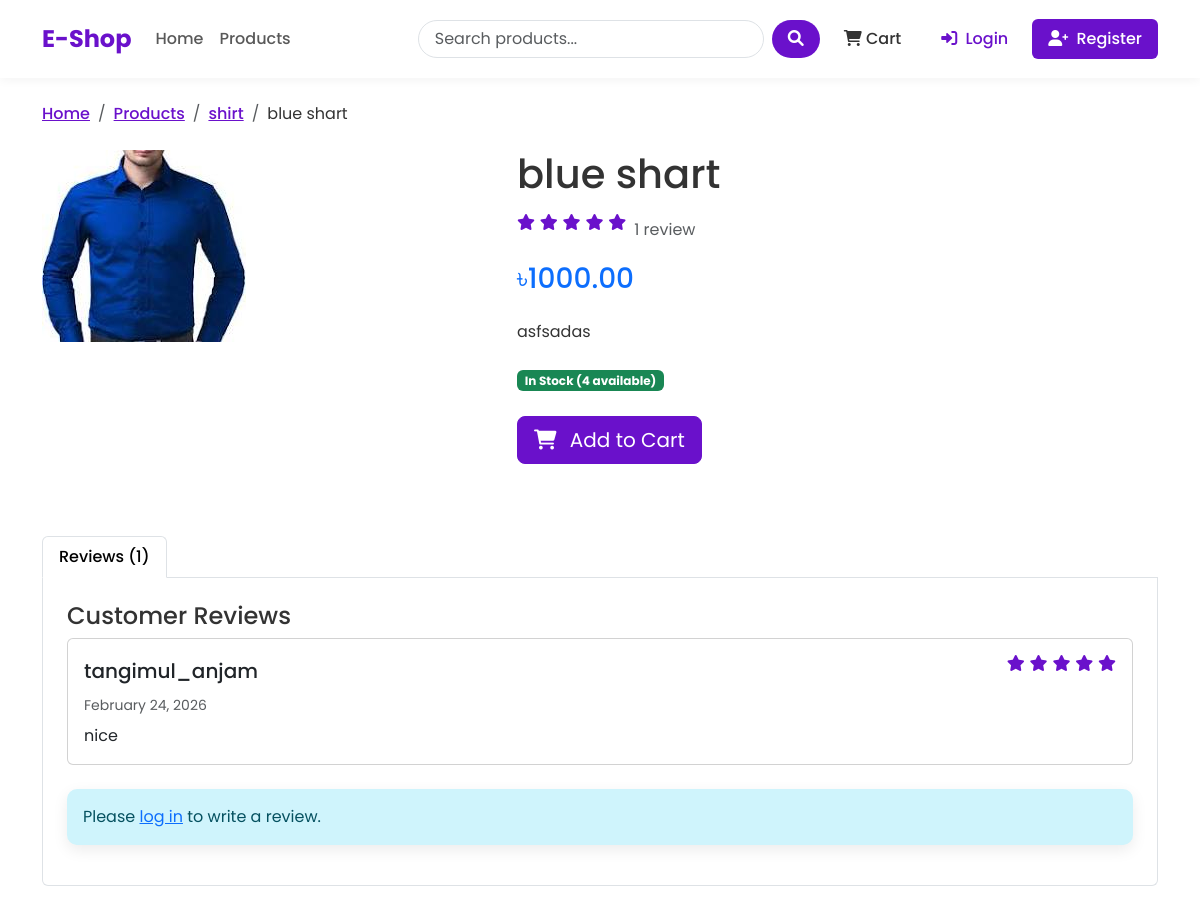
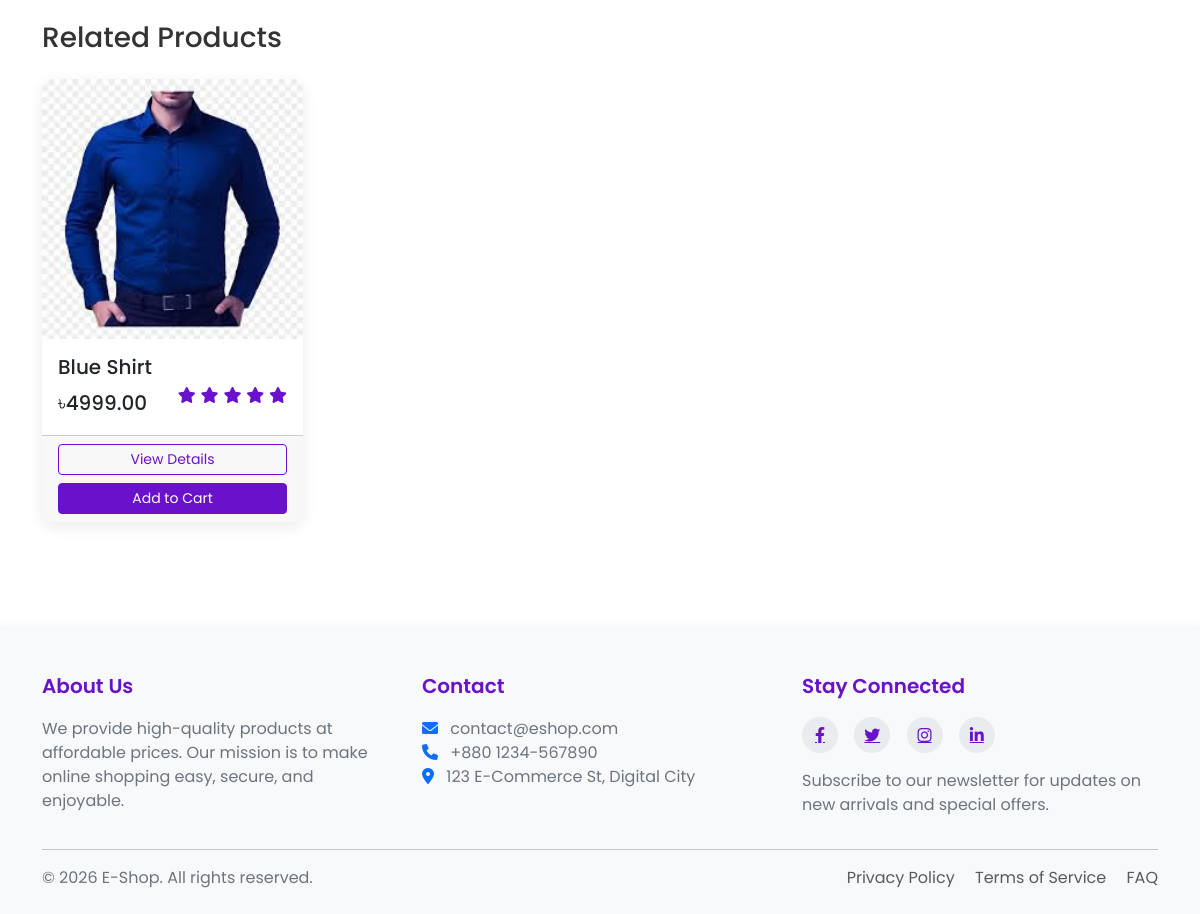
Page /product/blue-shart/ on the committed database (2 pictures, top to bottom).
### shop/models.py (models this page shows, shortened)
class Product(models.Model):
    name = models.CharField(max_length=200)
    slug = models.SlugField(max_length=200, unique=True)
    catagory = models.ForeignKey(Catagory, related_name='products', on_delete=models.CASCADE)
    description = models.TextField(blank=True)
    price = models.DecimalField(max_digits=10, decimal_places=2)
    stock = models.PositiveIntegerField()
    available = models.BooleanField(default=True)
    created = models.DateTimeField(auto_now_add=True)
    updated = models.DateTimeField(auto_now=True)
    image=models.ImageField(upload_to='products/%Y/%m/%d')
    def average_rating(self):
        ratings = self.ratings.all()
        if ratings.exists():
            return sum(rating.rating for rating in ratings) / ratings.count()
        return 0

class Catagory(models.Model):
    name = models.CharField(max_length=100)
    slug = models.SlugField(max_length=100, unique=True)
    description = models.TextField(blank=True)
    class Meta:
        verbose_name_plural = 'Categories'

class Ratting(models.Model):
    product = models.ForeignKey(Product, related_name='ratings', on_delete=models.CASCADE)
    user = models.ForeignKey(User, on_delete=models.CASCADE)
    rating=models.PositiveSmallIntegerField(validators=[MinValueValidator(1), MaxValueValidator(5)])
    review = models.TextField(blank=True)
    created = models.DateTimeField(auto_now_add=True)
    class Meta:
        unique_together = ('product', 'user')

### shop/views.py (the view)
# urls.py: path('product/<slug:slug>/',views.product_detail,name='product_detail'),
def product_detail(request, slug):
    product = get_object_or_404(Product, slug=slug, available=True)
    related_products = Product.objects.filter (catagory=product.catagory).exclude(id=product.id)[:4]
    user_rating = None
    if request.user.is_authenticated:
        try:
            user_rating = Ratting.objects.get(product=product, user=request.user)
        except Ratting.DoesNotExist:
            pass
    ratting_form = RatingForm(instance=user_rating)
    return render(request, 'shop/product_detail.html', {
        'product': product,
        'related_products': related_products,
        'user_rating': user_rating,
        'rating_form': ratting_form
    })

### shop/forms.py
class RatingForm(forms.ModelForm):
    class Meta:
        model = Ratting
        fields = ['rating', 'review']
        widgets = {
            'rating': forms.Select(choices=[(i, i) for i in range(1, 6)]),
            'review': forms.Textarea(attrs={'rows': 4}),
        }

### shop/context_processors.py (called while the page is built)
def cart_item_count(request):
    if request.user.is_authenticated:
        try:
            cart = Cart.objects.get(user=request.user)
            return {'cart_item_count': cart.get_total_items()}
        except Cart.DoesNotExist:
            return {'cart_item_count': 0}
    return {'cart_item_count': 0}

### templates/shop/product_detail.html (shortened to what this page needs)
{% extends 'base.html' %}
{% block content %}
<nav aria-label="breadcrumb">
    <ol class="breadcrumb">
        <li class="breadcrumb-item"><a href="{% url 'shop:home' %}">Home</a></li>
        <li class="breadcrumb-item"><a href="{% url 'shop:product_list' %}">Products</a></li>
        <li class="breadcrumb-item"><a href="{% url 'shop:product_list_by_category' product.catagory.slug %}">{{ product.catagory.name }}</a></li>
        <li class="breadcrumb-item active" aria-current="page">{{ product.name }}</li>
    </ol>
</nav>
<div class="row">
    <div class="col-md-5 mb-4">
        {% if product.image %}
        <img src="{{ product.image.url }}" class="img-fluid rounded" alt="{{ product.name }}">
        {% else %}
        <div class="bg-light text-center p-5 rounded">
            <i class="fas fa-image fa-5x text-muted"></i>
        </div>
        {% endif %}
    </div>
    <div class="col-md-7">
        <h1 class="mb-3">{{ product.name }}</h1>
        <div class="d-flex align-items-center mb-3">
            <div class="rating me-2">
                {% for i in "12345" %}
                {% if forloop.counter <= product.average_rating %}
                <i class="fas fa-star"></i>
                {% else %}
                <i class="far fa-star"></i>
                {% endif %}
                {% endfor %}
            </div>
            <span class="text-muted">{{ product.ratings.count }} review{{ product.ratings.count|pluralize }}</span>
        </div>
        <h2 class="h3 text-primary mb-4">৳{{ product.price }}</h2>
        <p class="mb-4">{{ product.description }}</p>
        <div class="mb-4">
            <span class="badge bg-{% if product.stock > 0 %}success{% else %}danger{% endif %}">
                {% if product.stock > 0 %}In Stock ({{ product.stock }} available){% else %}Out of Stock{% endif %}
            </span>
        </div>
        {% if product.stock > 0 %}
        <form action="{% url 'shop:cart_add' product.id %}" method="post" class="mb-4">
            <button type="submit" class="btn btn-primary btn-lg">
                <i class="fas fa-shopping-cart me-2"></i> Add to Cart
            </button>
        </form>
        {% endif %}
    </div>
</div>
<div class="row mt-5">
    <div class="col-12">
        <ul class="nav nav-tabs" id="productTabs" role="tablist">
            <li class="nav-item" role="presentation">
                <button class="nav-link active" id="reviews-tab" data-bs-toggle="tab" data-bs-target="#reviews"
                        type="button" role="tab" aria-controls="reviews" aria-selected="true">
                    Reviews ({{ product.ratings.count }})
                </button>
            </li>
        </ul>
        <div class="tab-content p-4 border border-top-0 rounded-bottom" id="productTabsContent">
            <div class="tab-pane fade show active" id="reviews" role="tabpanel" aria-labelledby="reviews-tab">
                {% if product.ratings.count > 0 %}
                <div class="mb-4">
                    <h4>Customer Reviews</h4>
                    {% for rating in product.ratings.all %}
                    <div class="card mb-3">
                        <div class="card-body">
                            <div class="d-flex justify-content-between align-items-center mb-2">
                                <h5 class="mb-0">{{ rating.user.username }}</h5>
                                <div class="rating">
                                    {% for i in "12345" %}
                                    {% if forloop.counter <= rating.rating %}
                                    <i class="fas fa-star"></i>
                                    {% else %}
                                    <i class="far fa-star"></i>
                                    {% endif %}
                                    {% endfor %}
                                </div>
                            </div>
                            <p class="text-muted small mb-2">{{ rating.created|date:"F d, Y" }}</p>
                            <p class="mb-0">{{ rating.review }}</p>
                        </div>
                    </div>
                    {% endfor %}
                </div>
                {% else %}
                <p>No reviews yet. Be the first to review this product!</p>
                {% endif %}
                {% if user.is_authenticated %}
                    {% if user_rating %}
                    <h4>Your Review</h4>
                    <div class="card mb-3">
                        <div class="card-body">
                            <div class="d-flex justify-content-between align-items-center mb-2">
                                <div class="rating">
                                    {% for i in "12345" %}
                                    {% if forloop.counter <= user_rating.rating %}
                                    <i class="fas fa-star"></i>
                                    {% else %}
                                    <i class="far fa-star"></i>
                                    {% endif %}
                                    {% endfor %}
                                </div>
                                <a href="{% url 'shop:rate_product' product.id %}" class="btn btn-sm btn-outline-primary">
                                    Edit Review
                                </a>
                            </div>
                            <p class="mb-0">{{ user_rating.review }}</p>
                        </div>
                    </div>
                    {% else %}
                    <div class="card">
                        <div class="card-body">
                            <h4>Write a Review</h4>
                            <p>Have you purchased this product? Share your thoughts with other customers!</p>
                            <a href="{% url 'shop:rate_product' product.id %}" class="btn btn-primary">Write a Review</a>
                        </div>
                    </div>
                    {% endif %}
                {% else %}
                <div class="alert alert-info">
                    Please <a href="{% url 'shop:login' %}?next={{ request.path }}">log in</a> to write a review.
                </div>
                {% endif %}
            </div>
        </div>
    </div>
</div>
{% if related_products %}
<div class="row mt-5">
    <div class="col-12">
        <h3 class="mb-4">Related Products</h3>
        <div class="row row-cols-1 row-cols-md-2 row-cols-lg-4 g-4">
            {% for product in related_products %}
            <div class="col">
                <div class="card h-100 product-card">
                    {% if product.image %}
                    <img src="{{ product.image.url }}" class="card-img-top" alt="{{ product.name }}">
                    {% else %}
                    <div class="bg-light text-center p-5">
                        <i class="fas fa-image fa-3x text-muted"></i>
                    </div>
                    {% endif %}
                    <div class="card-body">
                        <h5 class="card-title">{{ product.name }}</h5>
                        <div class="d-flex justify-content-between align-items-center">
                            <span class="h5 mb-0">৳{{ product.price }}</span>
                            <div class="rating">
                                {% for i in "12345" %}
                                {% if forloop.counter <= product.average_rating %}
                                <i class="fas fa-star"></i>
                                {% else %}
                                <i class="far fa-star"></i>
                                {% endif %}
                                {% endfor %}
                            </div>
                        </div>
                    </div>
                    <div class="card-footer">
                        <div class="d-grid gap-2">
                            <a href="{% url 'shop:product_detail' product.slug %}" class="btn btn-sm btn-outline-primary">View Details</a>
                            <form action="{% url 'shop:cart_add' product.id %}" method="post">
                                <button type="submit" class="btn btn-sm btn-primary w-100">Add to Cart</button>
                            </form>
                        </div>
                    </div>
                </div>
            </div>
            {% endfor %}
        </div>
    </div>
</div>
{% endif %}
{% endblock %}

### templates/shop/product_detail.html (style rules this page uses)
.breadcrumb-item a { color: var(--primary-color); font-weight: 500; }
.breadcrumb-item.active { color: var(--text-color); }
.breadcrumb { background-color: transparent; padding: 0; margin-bottom: 1.5rem; }
.rating { display: flex; align-items: center; gap: 0.3rem; margin-bottom: 1rem; }
.rating i { color: var(--primary-color); }

### templates/base.html (style rules this page uses)
:root { --primary-color: #6a11cb; --primary-dark: #5a0cb8; --primary-light: #7c4ddb; --secondary-color: #2575fc; --text-color: #333333; --text-light: #6c757d; --bg-light: #f8f9fa; --border-radius: 10px; --box-shadow: 0 5px 15px rgba(0,0,0,0.08); }
body { font-family: 'Poppins', sans-serif; color: var(--text-color); display: flex; flex-direction: column; min-height: 100vh; }
.nav-link { font-weight: 500; padding: 0.5rem 1rem; transition: all 0.3s ease; }
.product-card { border: none; border-radius: var(--border-radius); overflow: hidden; transition: transform 0.3s, box-shadow 0.3s; box-shadow: var(--box-shadow); }
.rating { color: #ffc107; }
.btn-primary { background-color: var(--primary-color); border-color: var(--primary-color); }
.btn-outline-primary { border-color: var(--primary-color); color: var(--primary-color); }
.alert { border-radius: var(--border-radius); box-shadow: var(--box-shadow); border: none; }

### rows in the picture
Product: catagory.name "shirt", name "blue shart", image (picture), ratings.count "1", price "1000.00", description "asfsadas", stock "4"
Ratting: user.username "tangimul_anjam", rating 5 (drawn), created "February 24, 2026", review "nice"
Product: image (picture), name "Blue Shirt", price "4999.00"
